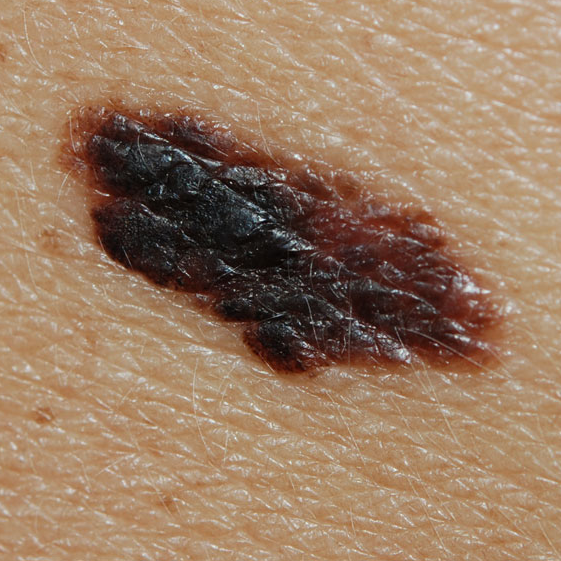
%> input picture Mole Pictures/melanoma2.png, 561 x 561 px
$ octave --eval "result = RemoveHair(imread('../Mole Pictures/melanoma2.png'));"   (GNU Octave 9; MATLAB toolbox functions it lacks are replaced by stand-ins)
%> lines starting %> are read from the running program, lines starting %| are printed output that depends on the picture; in (x1, y1, x2, y2) boxes, pixels count from 0 and x2, y2 are one past the last pixel; in counts of white or black regions, pixels touching at a corner belong together; the program's own positions count from 1
function [ I_hairgone ] = RemoveHair( I )
%% Identify dark hair locations
%separate into 3 color bands
R = I(:,:,1);
G = I(:,:,2);
B = I(:,:,3);

%structural elements at 0, 45, 90 and 135 degrees
level1 = 12;
se0 = strel('line',level1,0);
se45 = strel('line',level1,45);
se90 = strel('line',level1,90);
se135 = strel('line',level1,135);

%morphological closing for red band with SE's
Rclose1 = imclose(R,se0);
Rclose2 = imclose(R,se45);
Rclose3 = imclose(R,se90);
Rclose4 = imclose(R,se135);
Rclose = max(max(max(Rclose1,Rclose2),Rclose3),Rclose4);
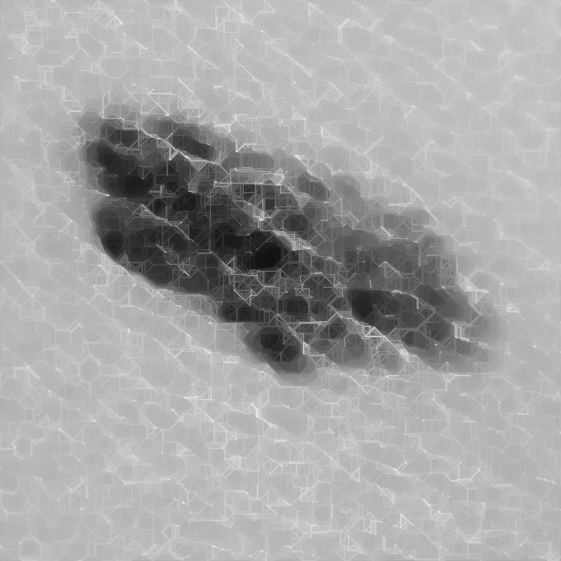
%> Rclose: size 561x561 uint8; min 16, max 243, mean 166.2
%for green band
Gclose1 = imclose(G,se0);
Gclose2 = imclose(G,se45);
Gclose3 = imclose(G,se90);
Gclose4 = imclose(G,se135);
Gclose = max(max(max(Gclose1,Gclose2),Gclose3),Gclose4);
%for blue band
Bclose1 = imclose(B,se0);
Bclose2 = imclose(B,se45);
Bclose3 = imclose(B,se90);
Bclose4 = imclose(B,se135);
Bclose = max(max(max(Bclose1,Bclose2),Bclose3),Bclose4);

%figure, imagesc(Rclose), title('Rclose');
%figure, imagesc(Gclose), title('Gclose');
%figure, imagesc(Bclose), title('Bclose');

%create hair mask
Gr = mat2gray(imsubtract(Rclose,R));
Gg = mat2gray(imsubtract(Gclose,G));
Gb = mat2gray(imsubtract(Bclose,B));
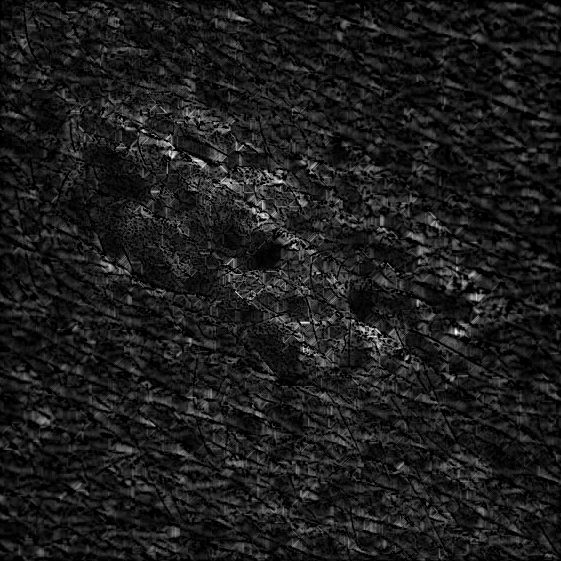
%> Gb: size 561x561 double; min 0, max 1, mean 0.114

%figure, imagesc(Gr), title('gray red');
%figure, imagesc(Gg), title('gray green');
%figure, imagesc(Gb), title('gray blue');

%convert to binary
level2 = .1;
Mr = im2bw(Gr, level2);
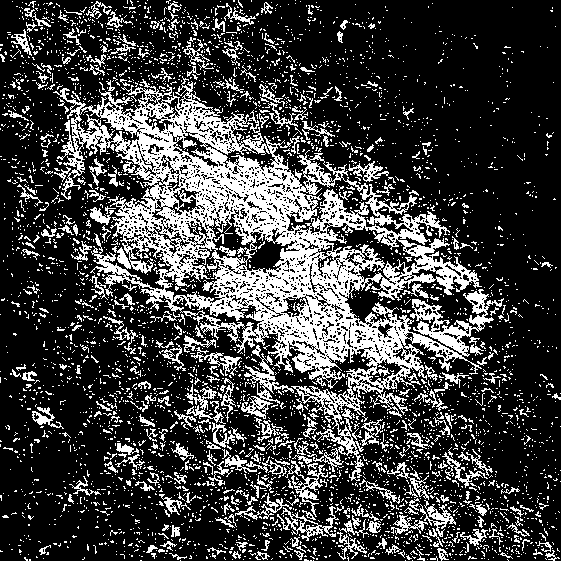
%> Mr: size 561x561 logical; 25.5% white; 4291 white regions (3988 under 20 px), largest, box (x1, y1, x2, y2) and area: (53, 76, 504, 481) 45455, (241, 345, 294, 419) 938, (285, 460, 328, 517) 581
Mg = im2bw(Gg, level2);
%> Mg: size 561x561 logical; 35.8% white; 2598 white regions (2090 under 20 px), largest, box (x1, y1, x2, y2) and area: (51, 67, 522, 502) 53962, (212, 492, 380, 561) 2124, (413, 289, 524, 357) 2035
Mb = im2bw(Gb, level2);
%> Mb: size 561x561 logical; 47.3% white; 1646 white regions (1318 under 20 px), largest, box (x1, y1, x2, y2) and area: (6, 29, 523, 560) 85520, (341, 444, 558, 561) 8983, (417, 289, 561, 358) 2528
Mask = max(max(Mr,Mg),Mb);
%> Mask: size 561x561 logical; 51.6% white; 1950 black regions (1724 under 20 px), largest, box (x1, y1, x2, y2) and area: (0, 0, 561, 561) 121244, (165, 209, 300, 303) 2623, (183, 304, 328, 393) 2596

%figure, imagesc(Mr), title('binary red');
%figure, imagesc(Mg), title('binary green');
%figure, imagesc(Mb), title('binary blue');
figure, imagesc(Mask), title('Hair Mask');

%% Replace the hair pixels by the nearby non-hair pixels
%ensuring that each pixel in Mask is located within a thin and long structure
Mclean = bwareaopen(Mask, 50, 8);
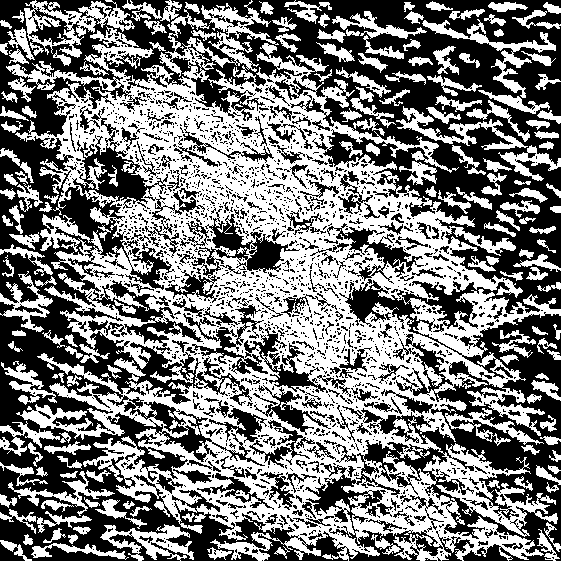
%> Mclean: size 561x561 logical; 49.1% white; 170 white regions, largest, box (x1, y1, x2, y2) and area: (6, 0, 561, 561) 118136, (24, 0, 135, 58) 2191, (422, 19, 556, 98) 1642
figure, imagesc(Mclean), title('Filtered Hair Mask');
%> after `title('Filtered Hair Mask')`:
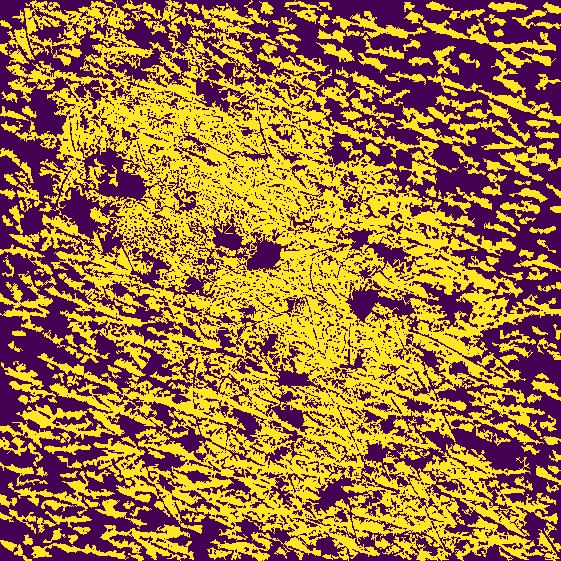
%> displayed picture: size 561x561x3, on the screen's scale of 0 to 255; mean R, G, B 158.9, 114, 60.9

%replace lost hair pixels with neighboring pixels via interpolation
R2 = regionfill(R, Mclean);
G2 = regionfill(G, Mclean);
B2 = regionfill(B, Mclean);
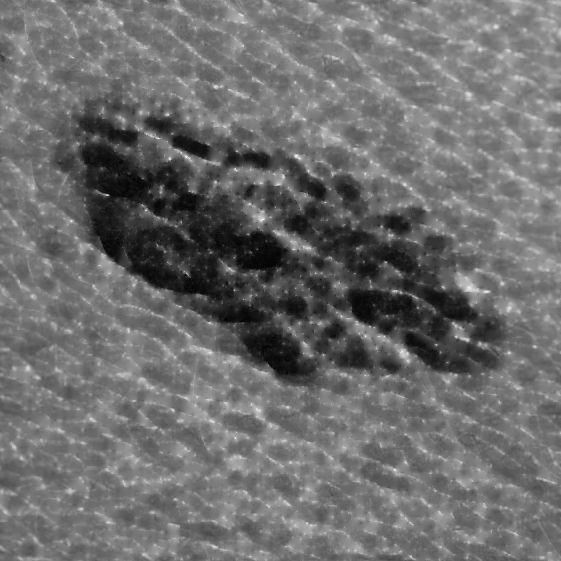
%> B2: size 561x561 uint8; min 0, max 247, mean 108.8
replacedImage = cat(3, R2, G2, B2);
figure, imagesc(replacedImage), title('Interpolated Image');

%% Smooth out the final result
%morphological opening
sedisk = strel ('disk',2);
R3 = imopen(R2,sedisk);
G3 = imopen(G2,sedisk);
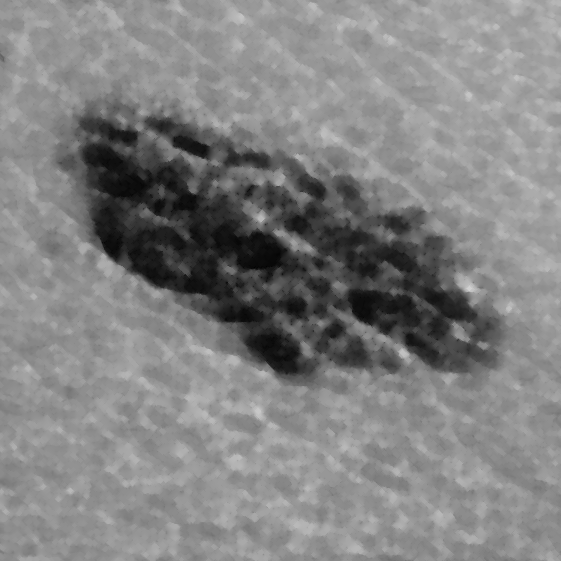
%> G3: size 561x561 uint8; min 0, max 209, mean 129.8
B3 = imopen(B2,sedisk);
filterImage = cat(3, R3, G3, B3);
figure, imagesc(filterImage), title('Filtered Image')

%apply a median filter
R4 = medfilt2(R3);
G4 = medfilt2(G3);
B4 = medfilt2(B3);
I_hairgone = cat(3, R4, G4, B4);
figure, imagesc(I_hairgone), title('Final Image')

end
